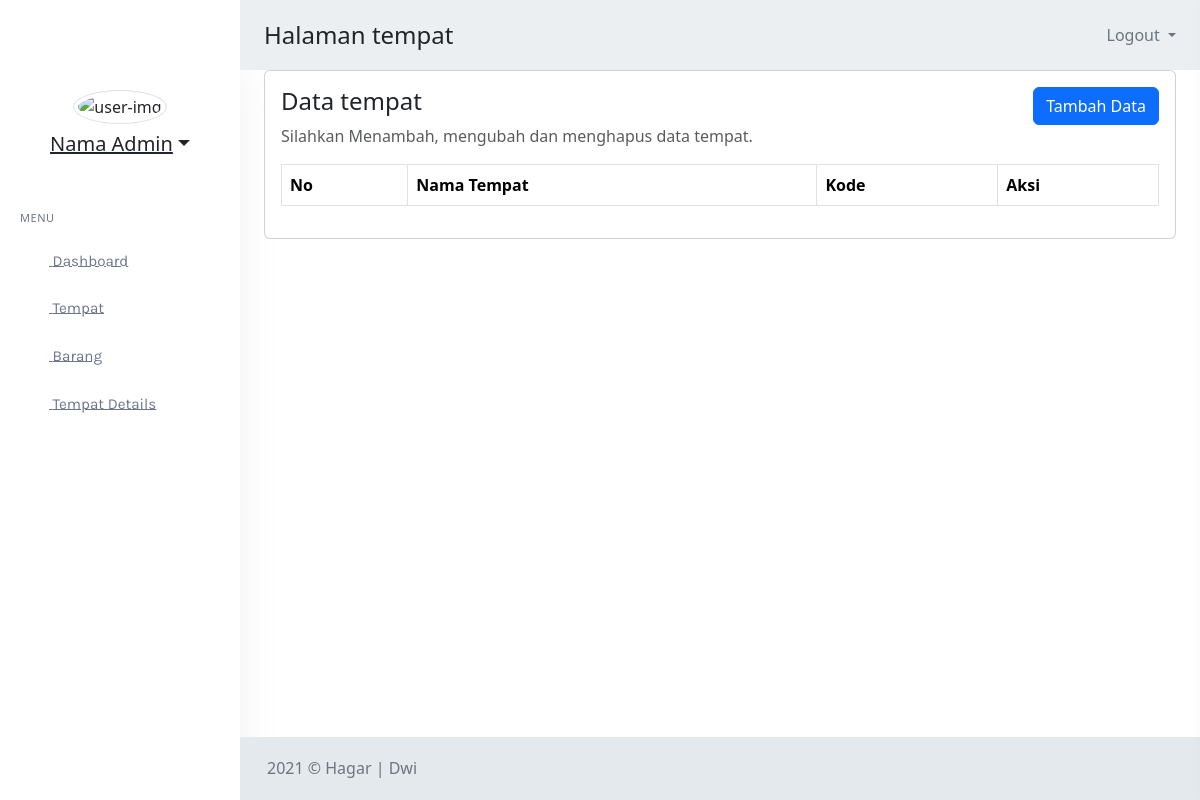
Before: /Admin/Tempat/index.php (signed in) with the older database file.
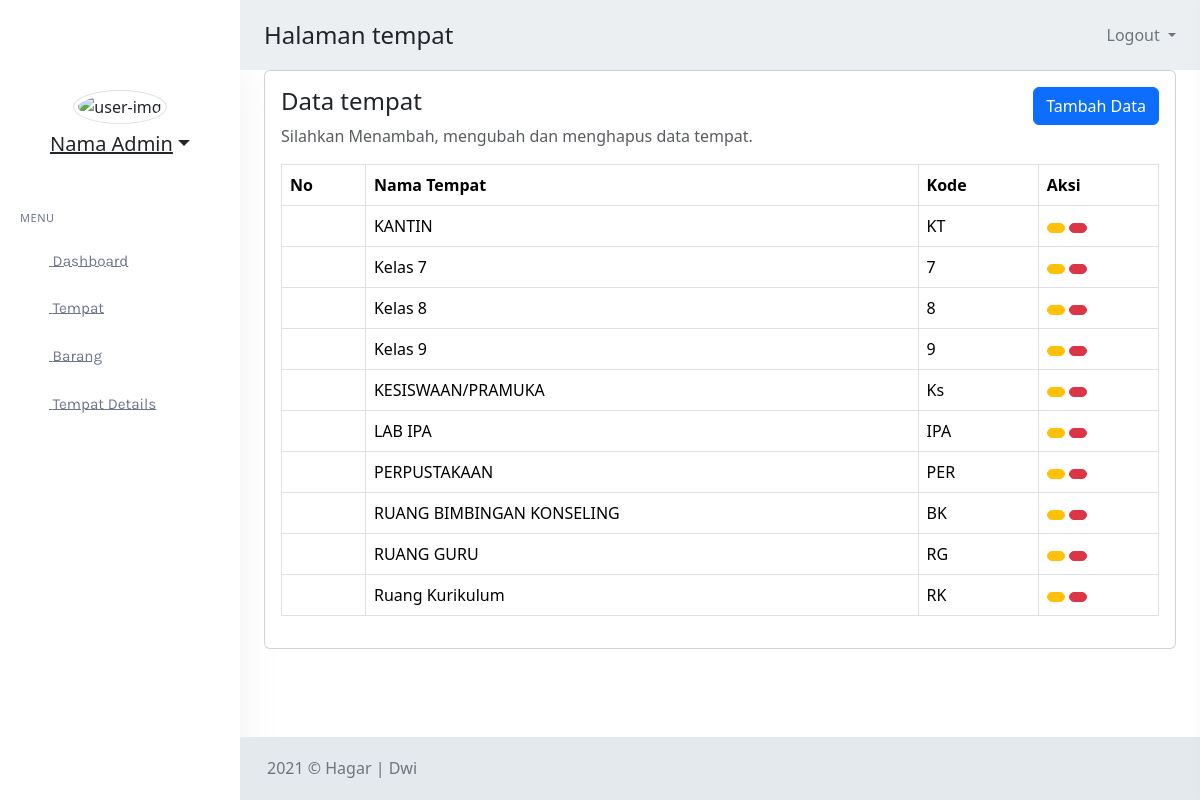
After: the same page with the newer database file.
### tables this page shows
CREATE TABLE `tempat` (
  `id` int(11) NOT NULL,
  `nm_tempat` varchar(100) NOT NULL,
  `kode` char(5) NOT NULL
);

### Admin/Tempat/functions.php (called while the page is built, shortened)
<?php
include '../../koneksidb.php';
function read()
{
    global $conn;
    $query = mysqli_query($conn, "SELECT * FROM tempat ORDER BY nm_tempat");
    $rows = [];
    while ($data = mysqli_fetch_assoc($query)) {
        $rows[] = $data;
    }
    return $rows;
}

### Admin/Tempat/index.php (the view, shortened to what this page needs)
<!DOCTYPE html>
<html lang="en">
<?php
include 'functions.php';
$row = read();
$halaman = 'tempat'
?>
<head>
    <link href="../../assets/libs/datatables.net-bs5/css/dataTables.bootstrap5.min.css" rel="stylesheet" type="text/css" />
    <link href="../../assets/libs/datatables.net-responsive-bs5/css/responsive.bootstrap5.min.css" rel="stylesheet" type="text/css" />
    <link href="../../assets/libs/datatables.net-buttons-bs5/css/buttons.bootstrap5.min.css" rel="stylesheet" type="text/css" />
    <link href="../../assets/libs/datatables.net-select-bs5/css//select.bootstrap5.min.css" rel="stylesheet" type="text/css" />
    <link href="../../assets/libs/sweetalert2/sweetalert2.min.css" rel="stylesheet" type="text/css" />
    <?php include '../Layouts/header.php' ?>
</head>
<body>
    <div id="wrapper">
        <?php include '../Layouts/topbar.php' ?>
        <?php include '../Layouts/leftbar.php' ?>
        <div class="content-page">
            <div class="content">
                <div class="container-fluid">
                    <div class="row">
                        <div class="col-12">
                            <div class="card">
                                <div class="card-body">
                                    <a href="add.php" class=" btn btn-primary float-end">Tambah Data</a>
                                    <h4 class="mt-0 header-title">Data <?= $halaman ?></h4>
                                    <p class="text-muted font-14 mb-3">
                                        Silahkan Menambah, mengubah dan menghapus data <?= $halaman ?>.
                                    </p>
                                    <table id="myTable" class="table table-bordered dt-responsive table-responsive nowrap">
                                        <thead>
                                            <tr>
                                                <th>No</th>
                                                <th>Nama Tempat</th>
                                                <th>Kode</th>
                                                <th>Aksi</th>
                                            </tr>
                                        </thead>
                                        <tbody>
                                            <?php foreach ($row as $key => $item) { ?>
                                                <tr>
                                                    <td></td>
                                                    <td><?= $item['nm_tempat'] ?></td>
                                                    <td><?= $item['kode'] ?></td>
                                                    <td>
                                                        <a href="edit.php?id=<?= $item['id'] ?>" class="btn btn-warning btn-sm rounded-pill" title="Ubah"><i class="fas fa-pencil-alt"></i></a>
                                                        <a data-id="<?= $item['id'] ?>" class="btnHapus btn btn-danger btn-sm rounded-pill" title="Hapus"><i class="fas fa-trash-alt"></i></a>
                                                    </td>
                                                </tr>
                                            <?php } ?>
                                        </tbody>
                                    </table>
                                </div>
                            </div>
                        </div>
                    </div>
                </div>
            </div>
            <?php include '../Layouts/footer.php' ?>
        </div>
    </div>
</body>
</html>

### Admin/Layouts/header.php
<link href="../../assets/css/config/default/bootstrap.min.css" rel="stylesheet" type="text/css" id="bs-default-stylesheet" />
<link href="../../assets/css/config/default/app.min.css" rel="stylesheet" type="text/css" id="app-default-stylesheet" />
<link href="../../assets/css/config/default/bootstrap-dark.min.css" rel="stylesheet" type="text/css" id="bs-dark-stylesheet" disabled="disabled" />
<link href="../../assets/css/config/default/app-dark.min.css" rel="stylesheet" type="text/css" id="app-dark-stylesheet" disabled="disabled" />
<link href="../../assets/css/icons.min.css" rel="stylesheet" type="text/css" />

### Admin/Layouts/topbar.php (shortened to what this page needs)
<div class="navbar-custom">
    <ul class="list-unstyled topnav-menu float-end mb-0">
        <li class="dropdown notification-list topbar-dropdown">
            <a class="nav-link dropdown-toggle nav-user me-0 waves-effect waves-light" href="../../Auth/logout.php">
                <span class="pro-user-name ms-1">
                    <span>Logout</span>
                </span>
            </a>
        </li>
    </ul>
    <div class="logo-box">
    </div>
    <ul class="list-unstyled topnav-menu topnav-menu-left mb-0">
        <li>
            <?php
            if ($halaman !== 'Dashboard') {
                echo "<h4 class='page-title-main'>Halaman $halaman</h4>";
            } else {
            ?>
                <h4 class='page-title-main'>Selamat Datang Admin Sistem Inventaris SMP YPK Kotaraja</h4>
            <?php } ?>
        </li>
    </ul>
</div>

### Admin/Layouts/leftbar.php (shortened to what this page needs)
<div class="left-side-menu">
    <div class="h-100" data-simplebar>
        <div class="text-center">
            <img src="../../assets/images/users/user-1.jpg" alt="user-img" title="Mat Helme" class="rounded-circle img-thumbnail avatar-md">
            <div class="dropdown">
                <a href="#" class="user-name dropdown-toggle h5 mt-2 mb-1 d-block" data-bs-toggle="dropdown" aria-expanded="false">Nama Admin</a>
            </div>
            <ul class="list-inline">
            </ul>
        </div>
        <div id="sidebar-menu">
            <ul id="side-menu">
                <li class="menu-title">Menu</li>
                <li>
                    <a href="../Dashboard/">
                        <span> Dashboard </span>
                    </a>
                </li>
                <li>
                    <a href="../Tempat/">
                        <span> Tempat </span>
                    </a>
                </li>
                <li>
                    <a href="../Barang/">
                        <span> Barang </span>
                    </a>
                </li>
                <li>
                    <a href="../TempatDet/">
                        <span> Tempat Details </span>
                    </a>
                </li>
            </ul>
        </div>
    </div>
</div>

### Admin/Layouts/footer.php
<footer class="footer">
    <div class="container-fluid">
        <div class="row">
            <div class="col-md-6">
                2021 &copy; Hagar | Dwi
            </div>
        </div>
    </div>
</footer>

Changed rows visible on the page:
added tempat: nm_tempat "KANTIN", kode "KT"
added tempat: nm_tempat "Kelas 7", kode "7"
added tempat: nm_tempat "Kelas 8", kode "8"
added tempat: nm_tempat "Kelas 9", kode "9"
added tempat: nm_tempat "KESISWAAN/PRAMUKA", kode "Ks"
added tempat: nm_tempat "LAB IPA", kode "IPA"
added tempat: nm_tempat "PERPUSTAKAAN", kode "PER"
added tempat: nm_tempat "RUANG BIMBINGAN KONSELING", kode "BK"
added tempat: nm_tempat "RUANG GURU", kode "RG"
added tempat: nm_tempat "Ruang Kurikulum", kode "RK"
